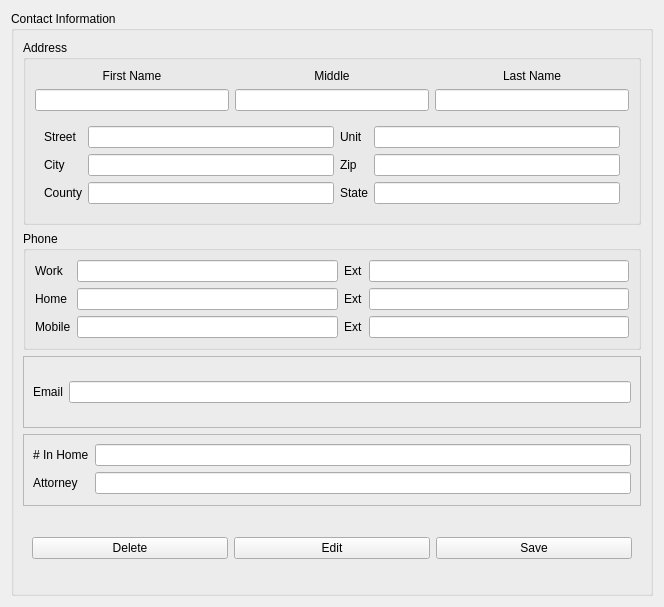
<?xml version="1.0" encoding="UTF-8"?>
<ui version="4.0">
 <class>PersonDetailsForm</class>
 <widget class="QWidget" name="PersonDetailsForm">
  <property name="geometry">
   <rect>
    <x>0</x>
    <y>0</y>
    <width>664</width>
    <height>607</height>
   </rect>
  </property>
  <property name="sizePolicy">
   <sizepolicy hsizetype="Expanding" vsizetype="Expanding">
    <horstretch>0</horstretch>
    <verstretch>0</verstretch>
   </sizepolicy>
  </property>
  <property name="windowTitle">
   <string>Form</string>
  </property>
  <layout class="QGridLayout" name="gridLayout">
   <item row="0" column="0">
    <widget class="QGroupBox" name="groupBox">
     <property name="title">
      <string>Contact Information</string>
     </property>
     <layout class="QVBoxLayout" name="verticalLayout">
      <item>
       <widget class="QGroupBox" name="addressGroupBox">
        <property name="title">
         <string>Address</string>
        </property>
        <layout class="QGridLayout" name="gridLayout_2">
         <item row="0" column="0">
          <widget class="QLabel" name="firstLabel">
           <property name="text">
            <string>First Name</string>
           </property>
           <property name="alignment">
            <set>Qt::AlignCenter</set>
           </property>
          </widget>
         </item>
         <item row="0" column="2">
          <widget class="QLabel" name="lastLabel">
           <property name="text">
            <string>Last Name</string>
           </property>
           <property name="alignment">
            <set>Qt::AlignCenter</set>
           </property>
          </widget>
         </item>
         <item row="1" column="1">
          <widget class="QLineEdit" name="middleLineEdit"/>
         </item>
         <item row="1" column="0">
          <widget class="QLineEdit" name="firstLineEdit"/>
         </item>
         <item row="0" column="1">
          <widget class="QLabel" name="middleLabel">
           <property name="text">
            <string>Middle</string>
           </property>
           <property name="alignment">
            <set>Qt::AlignCenter</set>
           </property>
          </widget>
         </item>
         <item row="1" column="2">
          <widget class="QLineEdit" name="lastLineEdit"/>
         </item>
         <item row="4" column="0" colspan="3">
          <widget class="QWidget" name="widget" native="true">
           <layout class="QGridLayout" name="gridLayout_3">
            <item row="0" column="0">
             <widget class="QLabel" name="streetLabel">
              <property name="text">
               <string>Street</string>
              </property>
             </widget>
            </item>
            <item row="2" column="2">
             <widget class="QLabel" name="statelabel">
              <property name="text">
               <string>State</string>
              </property>
             </widget>
            </item>
            <item row="2" column="0">
             <widget class="QLabel" name="countyLabel">
              <property name="text">
               <string>County</string>
              </property>
             </widget>
            </item>
            <item row="2" column="1">
             <widget class="QLineEdit" name="countyLineEdit"/>
            </item>
            <item row="2" column="3">
             <widget class="QLineEdit" name="stateLineEdit"/>
            </item>
            <item row="1" column="0">
             <widget class="QLabel" name="cityLabel">
              <property name="text">
               <string>City</string>
              </property>
             </widget>
            </item>
            <item row="0" column="1">
             <widget class="QLineEdit" name="streetLineEdit"/>
            </item>
            <item row="1" column="1">
             <widget class="QLineEdit" name="cityLineEdit"/>
            </item>
            <item row="0" column="2">
             <widget class="QLabel" name="unitLabel">
              <property name="text">
               <string>Unit</string>
              </property>
             </widget>
            </item>
            <item row="1" column="2">
             <widget class="QLabel" name="zipLabel">
              <property name="text">
               <string>Zip</string>
              </property>
             </widget>
            </item>
            <item row="1" column="3">
             <widget class="QLineEdit" name="zipLineEdit"/>
            </item>
            <item row="0" column="3">
             <widget class="QLineEdit" name="unitLineEdit"/>
            </item>
           </layout>
          </widget>
         </item>
        </layout>
       </widget>
      </item>
      <item>
       <widget class="QGroupBox" name="phoneGroupBox">
        <property name="title">
         <string>Phone</string>
        </property>
        <layout class="QGridLayout" name="gridLayout_4">
         <item row="0" column="4">
          <widget class="QLineEdit" name="workExtLineEdit"/>
         </item>
         <item row="2" column="4">
          <widget class="QLineEdit" name="mobileExtLineEdit"/>
         </item>
         <item row="1" column="4">
          <widget class="QLineEdit" name="homeExtLineEdit"/>
         </item>
         <item row="1" column="1">
          <widget class="QLineEdit" name="homeLineEdit"/>
         </item>
         <item row="2" column="0">
          <widget class="QLabel" name="mobileLabel">
           <property name="text">
            <string>Mobile</string>
           </property>
          </widget>
         </item>
         <item row="0" column="3">
          <widget class="QLabel" name="workExtLabel">
           <property name="text">
            <string>Ext</string>
           </property>
          </widget>
         </item>
         <item row="1" column="0">
          <widget class="QLabel" name="homeLabel">
           <property name="text">
            <string>Home</string>
           </property>
          </widget>
         </item>
         <item row="0" column="0">
          <widget class="QLabel" name="workLabel">
           <property name="text">
            <string>Work</string>
           </property>
          </widget>
         </item>
         <item row="1" column="3">
          <widget class="QLabel" name="homeExtLabel">
           <property name="text">
            <string>Ext</string>
           </property>
          </widget>
         </item>
         <item row="2" column="3">
          <widget class="QLabel" name="mobileExtLabel">
           <property name="text">
            <string>Ext</string>
           </property>
          </widget>
         </item>
         <item row="2" column="1">
          <widget class="QLineEdit" name="mobileLineEdit"/>
         </item>
         <item row="0" column="1">
          <widget class="QLineEdit" name="workLineEdit"/>
         </item>
        </layout>
       </widget>
      </item>
      <item>
       <widget class="QFrame" name="emailFrame">
        <property name="frameShape">
         <enum>QFrame::StyledPanel</enum>
        </property>
        <property name="frameShadow">
         <enum>QFrame::Raised</enum>
        </property>
        <layout class="QGridLayout" name="gridLayout_5">
         <item row="0" column="0">
          <widget class="QLabel" name="emailLabel">
           <property name="text">
            <string>Email</string>
           </property>
          </widget>
         </item>
         <item row="0" column="1">
          <widget class="QLineEdit" name="emailLineEdit"/>
         </item>
        </layout>
       </widget>
      </item>
      <item>
       <widget class="QFrame" name="miscFrame">
        <property name="frameShape">
         <enum>QFrame::StyledPanel</enum>
        </property>
        <property name="frameShadow">
         <enum>QFrame::Raised</enum>
        </property>
        <layout class="QGridLayout" name="gridLayout_6">
         <item row="0" column="0">
          <widget class="QLabel" name="numInHomeLabel">
           <property name="text">
            <string># In Home</string>
           </property>
          </widget>
         </item>
         <item row="0" column="1">
          <widget class="QLineEdit" name="numInHomeLineEdit"/>
         </item>
         <item row="1" column="0">
          <widget class="QLabel" name="attorneyLabel">
           <property name="text">
            <string>Attorney</string>
           </property>
          </widget>
         </item>
         <item row="1" column="1">
          <widget class="QLineEdit" name="attorneyLineEdit"/>
         </item>
        </layout>
       </widget>
      </item>
      <item>
       <widget class="QWidget" name="buttonContainer" native="true">
        <layout class="QHBoxLayout" name="horizontalLayout">
         <item>
          <widget class="QPushButton" name="deleteButton">
           <property name="text">
            <string>Delete</string>
           </property>
          </widget>
         </item>
         <item>
          <widget class="QPushButton" name="editButton">
           <property name="text">
            <string>Edit</string>
           </property>
          </widget>
         </item>
         <item>
          <widget class="QPushButton" name="saveButton">
           <property name="text">
            <string>Save</string>
           </property>
          </widget>
         </item>
        </layout>
       </widget>
      </item>
     </layout>
    </widget>
   </item>
  </layout>
 </widget>
 <resources/>
 <connections/>
</ui>
